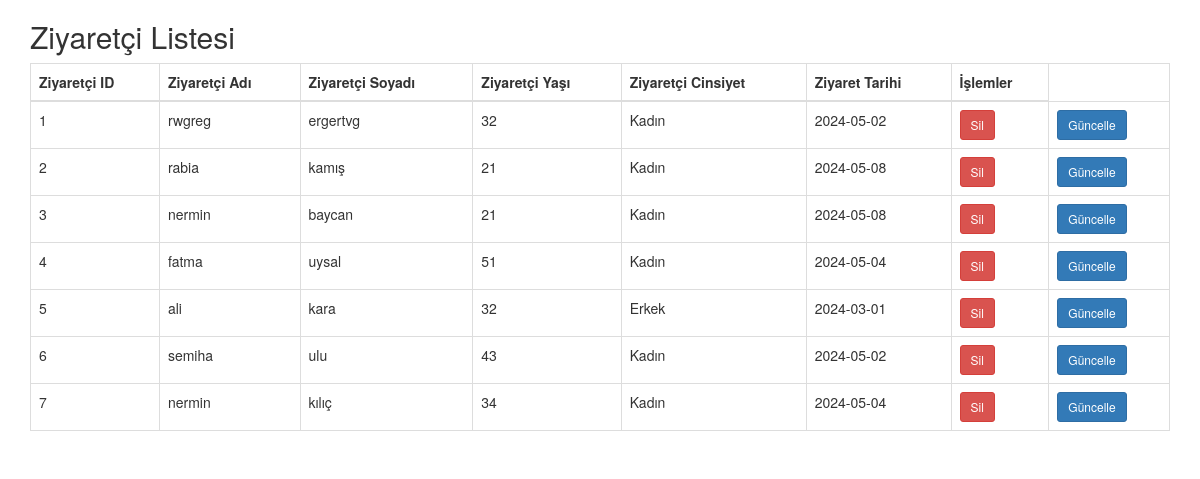
The page /ziyaretci_goster.php on the database its author committed.
### tables this page shows
CREATE TABLE `ziyaretciler` (
  `ziyaretci_id` int(11) NOT NULL,
  `ziyaretci_ad` varchar(255) DEFAULT NULL,
  `ziyaretci_soyad` varchar(255) DEFAULT NULL,
  `ziyaretci_yas` varchar(255) DEFAULT NULL,
  `ziyaretci_cinsiyet` varchar(255) DEFAULT NULL,
  `ziyaret_tarihi` varchar(20) DEFAULT NULL
);

### ziyaretci_goster.php (the view, shortened to what this page needs)
<?php
include('sql.php');
$sql = "SELECT ziyaretci_id, ziyaretci_ad, ziyaretci_soyad, ziyaretci_yas, ziyaretci_cinsiyet, ziyaret_tarihi FROM ziyaretciler";
$result = $conn->query($sql);
?>
<!DOCTYPE html>
<html lang="en">
<head>
    <link rel="stylesheet" href="https://maxcdn.bootstrapcdn.com/bootstrap/3.3.7/css/bootstrap.min.css">
</head>
<body>
    <div class="container">
        <h2>Ziyaretçi Listesi</h2>
        <table class="table table-bordered">
            <thead>
                <tr>
                    <th>Ziyaretçi ID</th>
                    <th>Ziyaretçi Adı</th>
                    <th>Ziyaretçi Soyadı</th>
                    <th>Ziyaretçi Yaşı</th>
                    <th>Ziyaretçi Cinsiyet</th>
                    <th>Ziyaret Tarihi</th>
                    <th>İşlemler</th>
                </tr>
            </thead>
            <tbody>
                <?php
                if ($result->num_rows > 0) {
                    while($row = $result->fetch_assoc()) {
                        echo "<tr>";
                        echo "<td>" . $row["ziyaretci_id"] . "</td>";
                        echo "<td>" . $row["ziyaretci_ad"] . "</td>";
                        echo "<td>" . $row["ziyaretci_soyad"] . "</td>";
                        echo "<td>" . $row["ziyaretci_yas"] . "</td>";
                        echo "<td>" . $row["ziyaretci_cinsiyet"] . "</td>";
                        echo "<td>" . $row["ziyaret_tarihi"] . "</td>";
                        echo "<td>";
                        echo "<a href='ziyaretci_sil.php?id=" . $row["ziyaretci_id"] . "' class='btn btn-danger btn-sm' onclick='return confirm(\"Bu kaydı silmek istediğinizden emin misiniz?\")'>Sil</a>";
                        echo "</td>";
                        echo "<td>";
                        echo "<a href='ziyaretci_guncelle.php?id=" . $row["ziyaretci_id"] . "' class='btn btn-primary btn-sm' onclick='return'>Güncelle</a>";
                        echo "</td>";
                        echo "</tr>";
                    }
                } else {
                    echo "<tr><td colspan='7'>Kayıt bulunamadı</td></tr>";
                }
                ?>
            </tbody>
        </table>
    </div>
</body>
</html>

### rows shown on the page
ziyaretciler: ziyaretci_id "1", ziyaretci_ad "rwgreg", ziyaretci_soyad "ergertvg", ziyaretci_yas "32", ziyaretci_cinsiyet "Kadın", ziyaret_tarihi "2024-05-02"
ziyaretciler: ziyaretci_id "2", ziyaretci_ad "rabia", ziyaretci_soyad "kamış", ziyaretci_yas "21", ziyaretci_cinsiyet "Kadın", ziyaret_tarihi "2024-05-08"
ziyaretciler: ziyaretci_id "3", ziyaretci_ad "nermin", ziyaretci_soyad "baycan", ziyaretci_yas "21", ziyaretci_cinsiyet "Kadın", ziyaret_tarihi "2024-05-08"
ziyaretciler: ziyaretci_id "4", ziyaretci_ad "fatma", ziyaretci_soyad "uysal", ziyaretci_yas "51", ziyaretci_cinsiyet "Kadın", ziyaret_tarihi "2024-05-04"
ziyaretciler: ziyaretci_id "5", ziyaretci_ad "ali", ziyaretci_soyad "kara", ziyaretci_yas "32", ziyaretci_cinsiyet "Erkek", ziyaret_tarihi "2024-03-01"
ziyaretciler: ziyaretci_id "6", ziyaretci_ad "semiha", ziyaretci_soyad "ulu", ziyaretci_yas "43", ziyaretci_cinsiyet "Kadın", ziyaret_tarihi "2024-05-02"
ziyaretciler: ziyaretci_id "7", ziyaretci_ad "nermin", ziyaretci_soyad "kılıç", ziyaretci_yas "34", ziyaretci_cinsiyet "Kadın", ziyaret_tarihi "2024-05-04"
